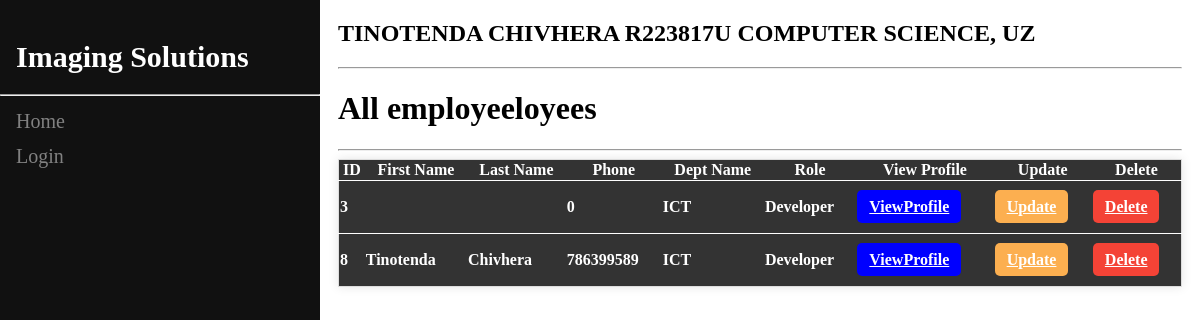
The app's page /all_user, older data.
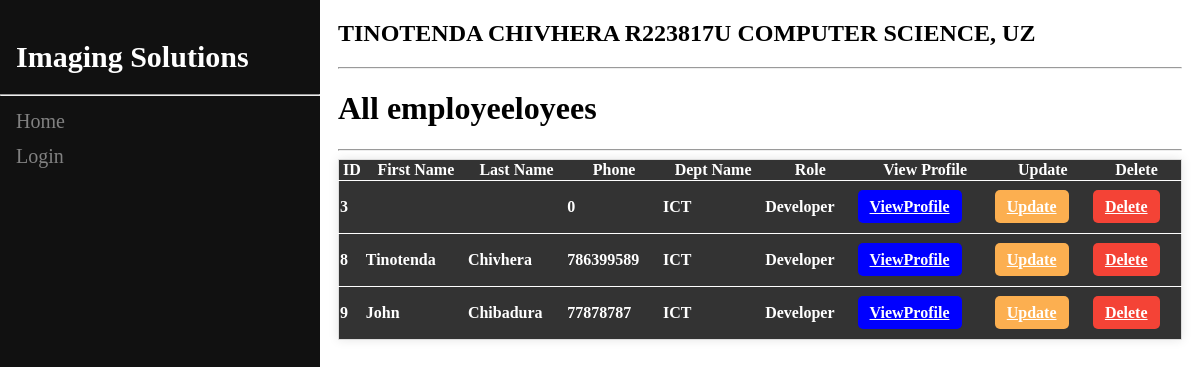
The same page, newer data.
### ems/models.py (models this page shows, shortened)
class User(AbstractUser):
    phone = models.IntegerField(default=0, null=True, blank=True)
    dept = models.ForeignKey(Department, on_delete=models.CASCADE,related_name="dept", default=1)
    role = models.ForeignKey(Role, on_delete=models.CASCADE,related_name="role", default=1)
    hours_worked = models.IntegerField(default=0, null=True, blank=True)

class Department(models.Model):
    name = models.CharField(max_length=100, null=False)

class Role(models.Model):
    name = models.CharField(max_length=50)

### ems/views.py (the view)
# urls.py: path('all_user',views.all_user , name = 'all_user'),
def all_user(request):
    queryset = User.objects.all()
    context = {"employees":queryset}
    return render(request, "all_user.html", context)

### ems/templates/all_user.html (shortened to what this page needs)
{% extends 'super_base.html' %}
{% block content %}
    <div class="container-fluid">
        <h1>All employeeloyees</h1>
        <hr>
        <table class="table">
            <thead>
              <tr>
                <th scope="col">ID</th>
                <th scope="col">First Name</th>
                <th scope="col">Last Name</th>
                <th scope="col">Phone</th>
                <th scope="col">Dept Name</th>
                <th scope="col">Role</th>
                <th scope="col">View Profile</th>
                <th scope="col">Update</th>
                <th scope="col">Delete</th>
              </tr>
            </thead>
            {%for employee in employees%}
            <tbody>
              <tr>
                <td>{{employee.id}}</td>
                <td>{{employee.first_name}}</td>
                <td>{{employee.last_name}}</td>
                <td>{{employee.phone}}</td>
                <td>{{employee.dept.name}}</td>
                <td>{{employee.role.name}}</td>
                <td>
                  <p>{{ object.name }} <a href="{% url 'view_profile' employee.id %}" class="view-btn">ViewProfile</a></p>
              </td>
                <td>
                    <p>{{ object.name }} <a href="{% url 'update_user' employee.id %}" class="update-btn">Update</a></p>
                </td>
                <td>
                  <p>{{ object.name }} <a href="{% url 'delete_user_id' employee.id %}" class="delete-btn">Delete</a></p>
              </td>
              </tr>
            </tbody>
            {% endfor %}
          </table>
    </div>
{% endblock %}

Row changes from the older to the newer data that the page shows:
added User: id "9", first_name "John", last_name "Chibadura", phone "77878787", dept.name "ICT", role.name "Developer"
